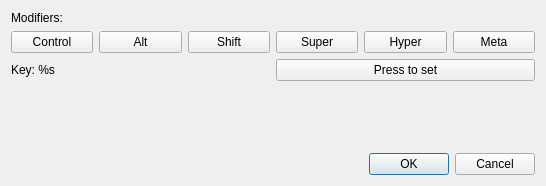
<?xml version="1.0" encoding="UTF-8"?>
<ui version="4.0">
 <class>Dialog</class>
 <widget class="QDialog" name="Dialog">
  <property name="windowModality">
   <enum>Qt::ApplicationModal</enum>
  </property>
  <property name="geometry">
   <rect>
    <x>0</x>
    <y>0</y>
    <width>546</width>
    <height>186</height>
   </rect>
  </property>
  <property name="windowTitle">
   <string>Set Hotkey</string>
  </property>
  <layout class="QGridLayout" name="gridLayout">
   <item row="1" column="0">
    <widget class="QPushButton" name="controlButton">
     <property name="text">
      <string>Control</string>
     </property>
     <property name="checkable">
      <bool>true</bool>
     </property>
    </widget>
   </item>
   <item row="1" column="1">
    <widget class="QPushButton" name="altButton">
     <property name="text">
      <string>Alt</string>
     </property>
     <property name="checkable">
      <bool>true</bool>
     </property>
    </widget>
   </item>
   <item row="1" column="2">
    <widget class="QPushButton" name="shiftButton">
     <property name="text">
      <string>Shift</string>
     </property>
     <property name="checkable">
      <bool>true</bool>
     </property>
    </widget>
   </item>
   <item row="1" column="3">
    <widget class="QPushButton" name="superButton">
     <property name="text">
      <string>Super</string>
     </property>
     <property name="checkable">
      <bool>true</bool>
     </property>
    </widget>
   </item>
   <item row="1" column="4">
    <widget class="QPushButton" name="hyperButton">
     <property name="text">
      <string>Hyper</string>
     </property>
     <property name="checkable">
      <bool>true</bool>
     </property>
    </widget>
   </item>
   <item row="1" column="5">
    <widget class="QPushButton" name="metaButton">
     <property name="text">
      <string>Meta</string>
     </property>
     <property name="checkable">
      <bool>true</bool>
     </property>
    </widget>
   </item>
   <item row="2" column="0" colspan="3">
    <widget class="QLabel" name="keyLabel">
     <property name="text">
      <string>Key: %s</string>
     </property>
    </widget>
   </item>
   <item row="2" column="3" colspan="3">
    <widget class="QPushButton" name="setButton">
     <property name="text">
      <string>Press to set</string>
     </property>
    </widget>
   </item>
   <item row="3" column="1">
    <spacer name="verticalSpacer">
     <property name="orientation">
      <enum>Qt::Vertical</enum>
     </property>
     <property name="sizeHint" stdset="0">
      <size>
       <width>81</width>
       <height>27</height>
      </size>
     </property>
    </spacer>
   </item>
   <item row="4" column="0" colspan="6">
    <widget class="QDialogButtonBox" name="buttonBox">
     <property name="orientation">
      <enum>Qt::Horizontal</enum>
     </property>
     <property name="standardButtons">
      <set>QDialogButtonBox::Cancel|QDialogButtonBox::Ok</set>
     </property>
    </widget>
   </item>
   <item row="0" column="0">
    <widget class="QLabel" name="modsLabel">
     <property name="text">
      <string>Modifiers:</string>
     </property>
    </widget>
   </item>
  </layout>
 </widget>
 <tabstops>
  <tabstop>controlButton</tabstop>
  <tabstop>altButton</tabstop>
  <tabstop>shiftButton</tabstop>
  <tabstop>superButton</tabstop>
  <tabstop>hyperButton</tabstop>
  <tabstop>metaButton</tabstop>
  <tabstop>setButton</tabstop>
 </tabstops>
 <resources/>
 <connections>
  <connection>
   <sender>buttonBox</sender>
   <signal>accepted()</signal>
   <receiver>Dialog</receiver>
   <slot>accept()</slot>
   <hints>
    <hint type="sourcelabel">
     <x>224</x>
     <y>167</y>
    </hint>
    <hint type="destinationlabel">
     <x>160</x>
     <y>132</y>
    </hint>
   </hints>
  </connection>
  <connection>
   <sender>buttonBox</sender>
   <signal>rejected()</signal>
   <receiver>Dialog</receiver>
   <slot>reject()</slot>
   <hints>
    <hint type="sourcelabel">
     <x>292</x>
     <y>167</y>
    </hint>
    <hint type="destinationlabel">
     <x>286</x>
     <y>124</y>
    </hint>
   </hints>
  </connection>
 </connections>
</ui>
